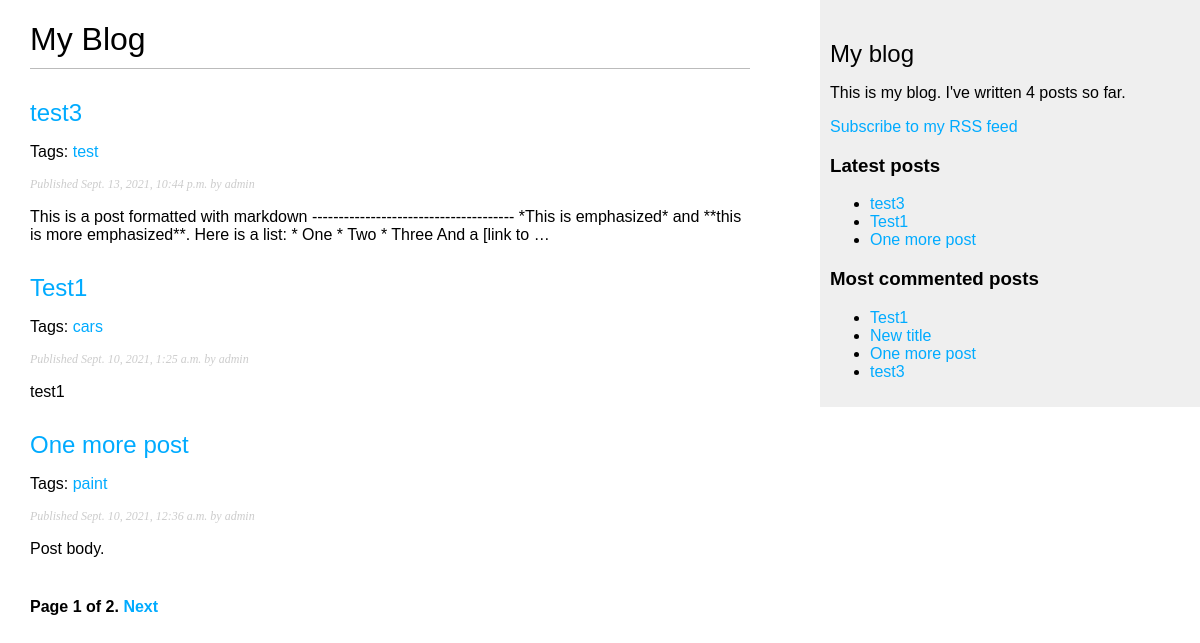
Screenshot of /blog/ with the database file from the repository.
### blog/models.py (models this page shows, shortened)
class Post(models.Model):
    def get_absolute_url(self):
        return reverse('blog:post_detail',
                       args=[self.publish.year,
                             self.publish.month,
                             self.publish.day, self.slug])
    STATUS_CHOICES = (
        ('draft', 'Draft'),
        ('published', 'Published'),
    )
    title = models.CharField(max_length=250)
    slug = models.SlugField(max_length=250,
                            unique_for_date='publish')
    author = models.ForeignKey(User,
                               on_delete=models.CASCADE,
                               related_name='blog_posts')
    body = models.TextField()
    publish = models.DateTimeField(default=timezone.now)
    created = models.DateTimeField(auto_now_add=True)
    updated = models.DateTimeField(auto_now=True)
    status = models.CharField(max_length=10,
                              choices=STATUS_CHOICES,
                              default='draft')
    objects = models.Manager()  # The default manager.
    published = PublishedManager()  # Our custom manager.
    tags = TaggableManager()
    class Meta:
        ordering = ('-publish',)

### blog/views.py (the view)
# urls.py: path('', views.post_list, name='post_list'),
def post_list(request, tag_slug=None):
    object_list = Post.published.all()
    tag = None
    if tag_slug:
        tag = get_object_or_404(Tag, slug=tag_slug)
        object_list = object_list.filter(tags__in=[tag])
    paginator = Paginator(object_list, 3)  # 3 posts in each page
    page = request.GET.get('page')
    try:
        posts = paginator.page(page)
    except PageNotAnInteger:
        posts = paginator.page(1)
    except EmptyPage:
        posts = paginator.page(paginator.num_pages)
    return render(request,
                  'blog/post/list.html',
                  {'page': page,
                   'posts': posts,
                   'tag': tag})

### blog/models.py (called while the page is built)
    def get_queryset(self):
        return super(PublishedManager,
                     self).get_queryset()\
                          .filter(status='published')

### blog/templatetags/blog_tags.py (called while the page is built)
@register.simple_tag
def total_posts():
    return Post.published.count()

@register.simple_tag
def get_most_commented_posts(count=5):
    return Post.published.annotate(
        total_comments=Count('comments')
    ).order_by('-total_comments')[:count]

@register.inclusion_tag('blog/post/latest_posts.html')
def show_latest_posts(count=5):
    latest_posts = Post.published.order_by('-publish')[:count]
    return {'latest_posts': latest_posts}

### blog/templates/blog/post/list.html (shortened to what this page needs)
{% extends "blog/base.html" %}
{% load blog_tags %}
{% block content %}
<h1>My Blog</h1>
{% for post in posts %}
<h2>
    <a href="{{ post.get_absolute_url }}">
        {{ post.title }}
    </a>
</h2>
<p class="tags">
    Tags:
    {% for tag in post.tags.all %}
    <a href="{% url 'blog:post_list_by_tag' tag.slug %}">
        {{ tag.name }}
    </a>
    {% endfor %}
</p>
<p class="date">
    Published {{ post.publish }} by {{ post.author }}
</p>
{{ post.body|truncatewords:30|linebreaks }}
{% endfor %}
{% include "pagination.html" with page=posts %}
{% endblock %}

### blog/templates/blog/base.html (shortened to what this page needs)
{% load blog_tags %}
{% load static %}
<!DOCTYPE html>
<html>
<head>
    <link href="{% static 'css/blog.css' %}" rel="stylesheet">
</head>
<body>
    <div id="content">
        {% block content %}
        {% endblock %}
    </div>
    <div id="sidebar">
        <h2>My blog</h2>
        <p>This is my blog. I've written {% total_posts %} posts so far.</p>
        <p>
            <a href="{% url 'blog:post_feed' %}">Subscribe to my RSS feed</a>
        </p>
        <h3>Latest posts</h3>
        {% show_latest_posts 3 %}
        <h3>Most commented posts</h3>
        {% get_most_commented_posts as most_commented_posts %}
        <ul>
            {% for post in most_commented_posts %}
            <li>
                <a href="{{ post.get_absolute_url }}">{{ post.title }}</a>
            </li>
            {% endfor %}
        </ul>
    </div>
</body>
</html>

### blog/templates/pagination.html (shortened to what this page needs)
<div class="pagination">
    <span class="step-links">
        <span class="current">
            Page {{ page.number }} of {{ page.paginator.num_pages }}.
        </span>
        {% if page.has_next %}
        <a href="?page={{ page.next_page_number }}">Next</a>
        {% endif %}
    </span>
</div>

### blog/templates/blog/post/latest_posts.html
<ul>
    {% for post in latest_posts %}
    <li>
        <a href="{{ post.get_absolute_url }}">{{ post.title }}</a>
    </li>
    {% endfor %}
</ul>

### blog/static/css/blog.css (style rules this page uses)
body { margin:0; padding:0; font-family:helvetica, sans-serif; }
a { color:#00abff; text-decoration:none; }
h1 { font-weight:normal; border-bottom:1px solid #bbb; padding:0 0 10px 0; }
h2 { font-weight:normal; margin:30px 0 0; }
#content { float:left; width:60%; padding:0 0 0 30px; }
#sidebar { float:right; width:30%; padding:10px; background:#efefef; height:100%; }
p.date { color:#ccc; font-family: georgia, serif; font-size: 12px; font-style: italic; }
.pagination { margin:40px 0; font-weight:bold; }

### rows the page displays
Post: title "test3", publish "Sept. 13, 2021, 10:44 p.m.", author "admin", body "This is a post formatted with markdown -------------------------------------- *This is emphasized* and **this is more emphasized**. Here is a list: * One * Two * Three And a [link to …"
Tag: name "test"
Post: title "Test1", publish "Sept. 10, 2021, 1:25 a.m.", author "admin", body "test1"
Tag: name "cars"
Post: title "One more post", publish "Sept. 10, 2021, 12:36 a.m.", author "admin", body "Post body."
Tag: name "paint"
Post: title "New title"

### other values shown
{{ page.number }} "1"
{{ page.paginator.num_pages }} "2"
